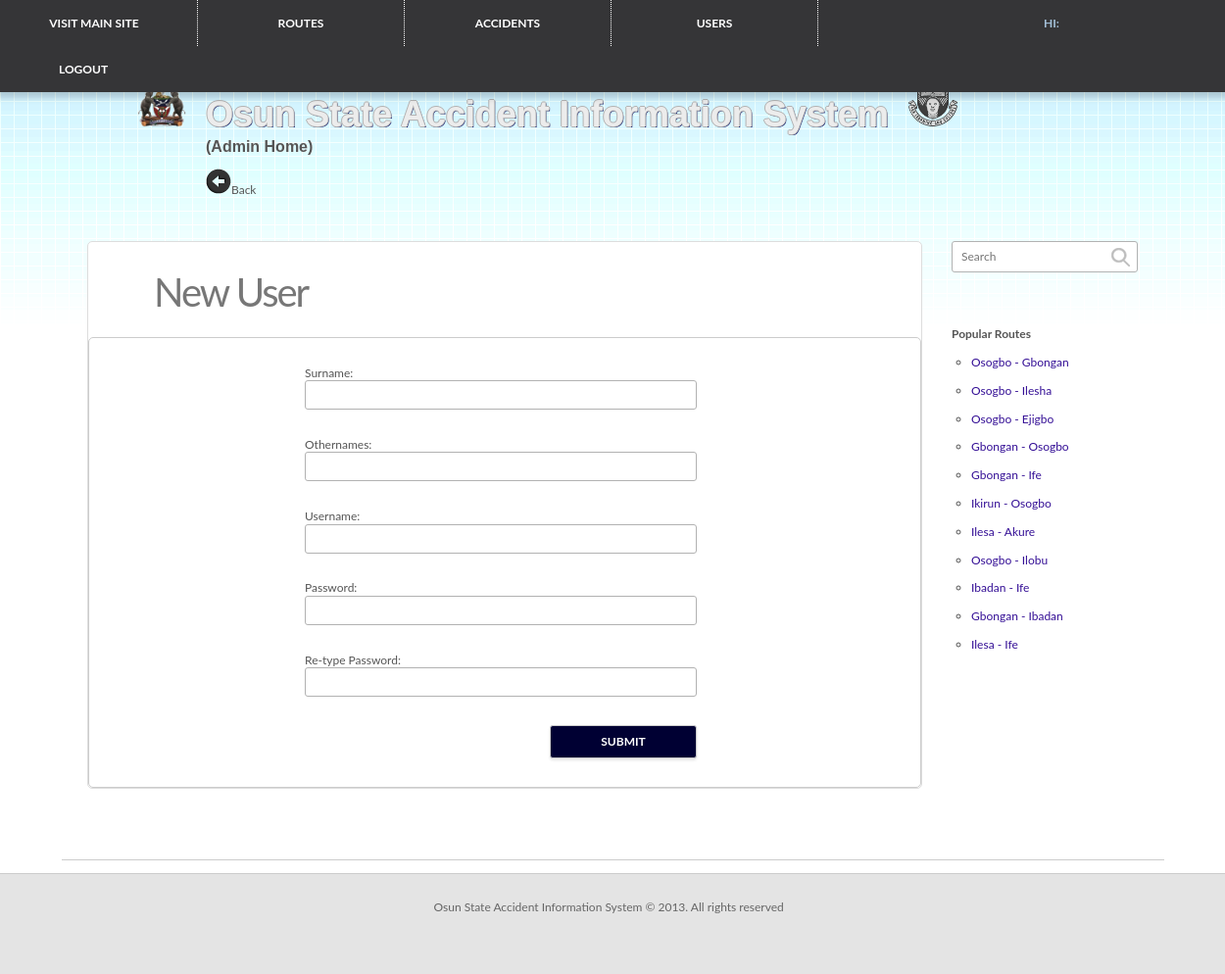
Page /admin/new_user.php on the committed database.
### tables this page shows
CREATE TABLE `routes` (
  `route_id` int(10) NOT NULL auto_increment,
  `route_name` varchar(50) NOT NULL,
  `pot_holes` int(10) NOT NULL,
  `route_length` double NOT NULL,
  `carriage_width` double NOT NULL,
  `surface` varchar(20) NOT NULL,
  `junctions` int(10) NOT NULL,
  `bends` int(10) NOT NULL,
  `failed_segment` int(10) NOT NULL,
  `state` varchar(50) NOT NULL,
  `fatality_rate` double default '0',
  `fatality_density` double default '0',
  `casualty_density` double default '0',
  `total_accidents` int(11) NOT NULL default '0',
  `dead` int(5) NOT NULL default '0',
  `injured` int(5) NOT NULL default '0',
  `casualty` int(5) NOT NULL default '0',
  PRIMARY KEY  (`route_id`)
);

### model/mysql.php (called while the page is built, shortened)
<?php
final class mysql {
	public function __construct() {
		if (!$this->handle = mysql_connect(SERVER, USERNAME, PASSWORD)) {
      		exit('Error: Could not establish  connection to database using ' . USERNAME . '@' . SERVER);
    	}
  	}
  	private function query($sql) {
	$result=array();
	$resource=mysql_query($sql);
	if(@mysql_num_rows($resource)>0){
	 while($value=mysql_fetch_assoc($resource)){
	 $result[]=$value;
	 }
	 return $result;
	 }
	else return NULL;
  	}
	function loadRoutes(){
	$sql="SELECT * FROM routes";
	return $this->query($sql);
	}
}
?>

### controller/class.main.php (called while the page is built, shortened)
<?php
require_once '../model/mysql.php';
class mainClass{
public $mysql;
function  __construct(){
$this->mysql=new mysql();
}
function loadRoutes(){
return $this->mysql->loadRoutes();
}
}
?>

### admin/new_user.php (the view, shortened to what this page needs)
<?php
include '../controller/class.main.php';
$main=new mainClass();
$routes=$main->loadRoutes();
include '../save.php';
$error=(isset($errorMessage))?$errorMessage:"";
?>
<!DOCTYPE html>
<html >
<head>
        <link href="../css/css" rel="stylesheet" type="text/css">
<link href="css/css" rel="stylesheet" type="text/css">
        <link rel="stylesheet" href="../css/flick/jquery-ui-1.8.16.custom.css" type="text/css" />
                <link href="../css/style.css" media="all" rel="stylesheet" type="text/css">
<link href="../font/stylesheet.css" rel="stylesheet" type="text/css" />
<link href="../css/styles.css" rel="stylesheet" type="text/css" />
</head>
    <body >
 <div id="main-wrapper" style="padding-top: 47px; background: url('img/bg.png') repeat-x">
 <div id="main-wrapper-header">
     <header class="main-header">
    <div class="container-fluid">
 <nav class="main-nav" style="float:none">
   <ul>
     <li>
                                <a href="../index.php" fsource="loggedin_Buyer_home" style="color:#FFF; border-left:1px dotted  #fff; width:150px; margin-left:-40px" ><center>Visit Main Site</center></a>                            </li>
<li class="js-top-menu-sales">
<a href="index.php" fsource="loggedin_Seller_ManageSales" style="color: #FFF; border-left:1px dotted  #fff; width:150px">
<center>Routes</center></a>                                </li>
<li class="js-top-menu-sales"><a href="accidents.php" fsource="loggedin_Seller_ManageSales" style=" border-left:1px dotted  #fff; border-right:1px dotted  #fff; color:#FFF; width:150px"><center> Accidents  </center>
<li class="js-top-menu-sales"><a href="users.php" fsource="loggedin_Seller_ManageSales" style="  border-right:1px dotted  #fff; color:#FFF; width:150px"><center> Users  </center>                                     </li></a>
<li><a href="" style="color: #A4C1D9; margin-left:200px">     <center> Hi: <?php echo $_SESSION['admin'][0]['username'] ?>                            </center> </a>                            </li>
                             <li> <a href="logout.php" style="color: #fff; ">     <center> Logout                             </center> </a>                            </li>
                      </ul></nav></center> </div>
 </header>
</div>
<div class="main-content" style=" background: url('../img/bg.png') repeat-x" >
<div class="db-container container-fluid" style=" background: url('img/bg.png') repeat-x" ><br/><br/>
<div class="span7" style="margin-left:110px" >
			<div class="visible-desktop" id="icon">
				<img src="../img/icon.png" style="width:50px; height:50px; margin-top:4px" />
			</div>
			<div id="app-name">
				<h1 style="font-size:36px; margin-top:-15px " >Osun State Accident Information System&nbsp;&nbsp;<img src="../img/logo.png" width="50px" height="48px" />
                                              </h1><br/>
                <h2 style="font-size:16px">(Admin Home)</h2><br/>
    <div style=""><img  onClick="history.back()" src="../images/arrow-top.png">Back</div>
    <br/>
 </div>
            </div>
            <br/><br/>
                        <div class="row-fluid" style="width:1300px; padding-right:0px">
                            <div class="span12">
                            <aside class="db-sidebar">
                              <div class="db-sidebar-inner">
                                        <div class="db-search hint--left cf" data-hint="Search">
                                        <form name="frm" action="" >
                                            <input id="query" name="query" type="search" value=""  placeholder="Search">
                                            <input type="image" src="../images/btn-search-icon.png" alt="Go" class="btn-search" style="cursor: default !important;"><br/>
                                       </form> </div>
                                  <nav class="db-na"><br/><br/><br/>
                                  <p><b>Popular Routes</b></p><br/>
                                            <ol style="list-style:circle; padding-left:20px">
                                            <?php $i=0; foreach($routes as $rt){ if($i<12){ ?>
                                                <li ><a href="<?php echo "accident_info.php?id=".$rt['route_id']; ?>" fsource="loggedin_Inbox"><?php echo $rt['route_name'] ?></a></li><br/>
                                               <?php $i++; }} ?>
                                            </ol>
                                </nav>
                                  </div>
                          </aside>
                                <section class="db-content db-content-conversation-detail">
                                    <header class="db-header header-nobot cf">
                                        <h1 class="with-thumb"> New User</h1>
                                    </header>
<div class="db-tabs-wrapper"><br/>
<form name="new_user"  method="post">
<center><?php  echo $error ?></center><br/>
            <div style="width:700px; margin-left:220px;">
            <p>Surname:&nbsp;</p><input type="text" name="surname" style="width:400px" value=""><br/><br/><br/>
            <p>Othernames:&nbsp;</p><input type="text" name="othernames" style="width:400px" value=""><br/><br/><br/>
            <p>Username:&nbsp;</p><input type="text" name="username" style="width:400px" value=""><br/><br/><br/>
            <p>Password:&nbsp;</p><input type="password" name="password" style="width:400px" value="">
            <br/><br/><br/>
            <p>Re-type Password:&nbsp;</p><input type="password" name="password2" style="width:400px" value="">
            <br/><br/><br/>
             <input type="submit" name="add_user" value="Submit" class="btn-standard" style=" width:150px; background: #000033; margin-left:250px; color:#FFFFFF; padding:10px; ">
            <br/><br/><br/>
 </div>
 </form>
</div>
 </section>
</div>
</div>
</div>
 </div>
 <?php include '../footer.php' ?>
 </div>
</body></html>

### css/styles.css (style rules this page uses)
body { background: url('../img/bg.png') repeat-x; background-color: #fff; }
h1, h2, h3, h4, h5, h6 { text-shadow: white 0.02em 0.02em; font-family: 'QlassikBold', sans-serif; }
h2 { font-size: 2.3em; }
#icon { position: relative; float: left; margin-right: 20px; }
#app-name { position: relative; float: left; margin-top: 20px; margin-right: 20px; max-width:900px; }
#app-name h1 { font-size: 5.5em; font-size: 5.5em; color: #ECECEC; text-shadow: -1px 0 #B3B3B3, 0 1px #B3B3B3, 1px 0 #B3B3B3, 0 -1px #B3B3B3, #020763 0.03em 0.03em; }
.span7 { width:1100px; }

### admin/new_user.php (style rules this page uses)
body { background: url('../img/bg.png') repeat-x; }

### rows in the picture
routes: route_name "Osogbo - Gbongan"
routes: route_name "Osogbo - Ilesha"
routes: route_name "Osogbo - Ejigbo"
routes: route_name "Gbongan - Osogbo"
routes: route_name "Gbongan - Ife"
routes: route_name "Ikirun - Osogbo"
routes: route_name "Ilesa - Akure"
routes: route_name "Osogbo - Ilobu"
routes: route_name "Ibadan - Ife"
routes: route_name "Gbongan - Ibadan"
routes: route_name "Ilesa - Ife"
